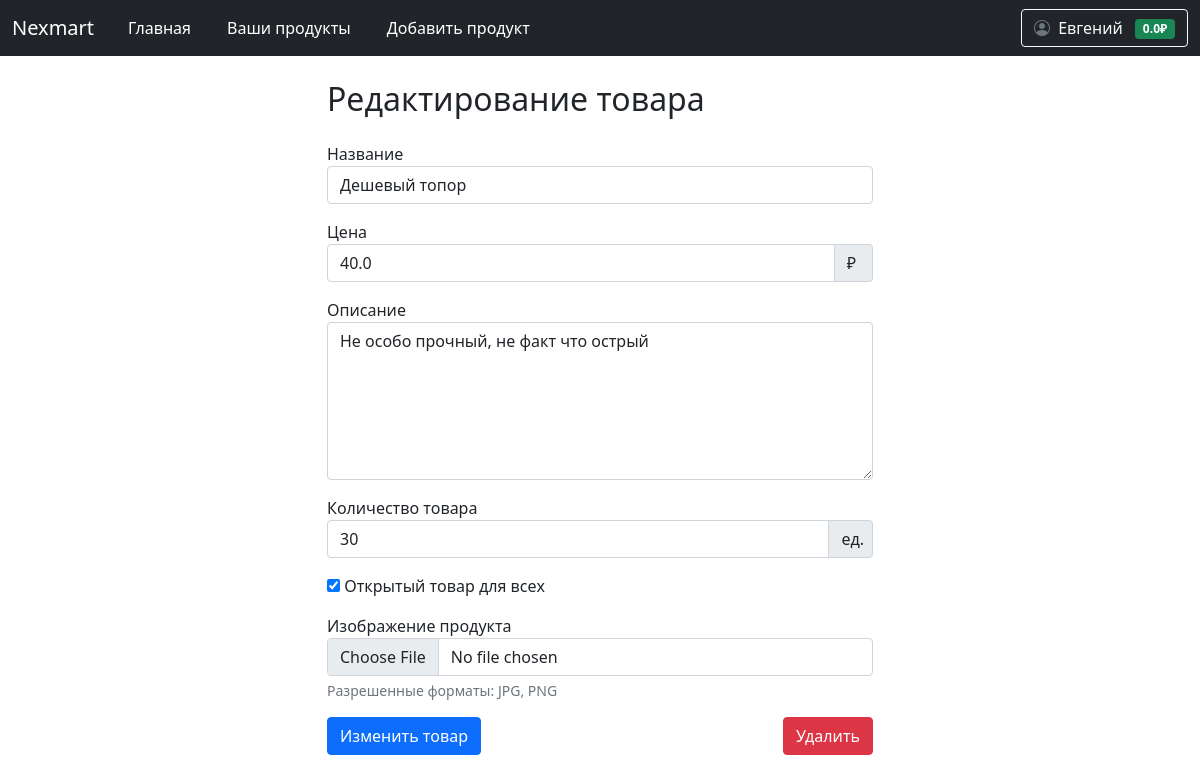
The app's page /user/products/edit/5 (signed in) with its own data.
### data/user.py (models this page shows, shortened)
class User(SqlAlchemyBase, UserMixin):
    __tablename__ = 'users'
    id = Column(Integer, primary_key=True, autoincrement=True)
    email = Column(String, unique=True, nullable=False)
    hashed_password = Column(String, nullable=False)
    surname = Column(String, nullable=False)
    name = Column(String, nullable=False)
    modified_date = Column(DateTime)
    balance = Column(Float, default=0.0, nullable=False)
    products = relationship("Product", back_populates="user")

### data/product.py (models this page shows)
class Product(SqlAlchemyBase):
    __tablename__ = 'products'
    id = sqlalchemy.Column(sqlalchemy.Integer, primary_key=True, autoincrement=True)
    name = sqlalchemy.Column(sqlalchemy.String, nullable=False)
    price = sqlalchemy.Column(sqlalchemy.Float, nullable=False)
    description = sqlalchemy.Column(sqlalchemy.Text)
    created_date = sqlalchemy.Column(sqlalchemy.DateTime, default=datetime.datetime.now)
    open = sqlalchemy.Column(sqlalchemy.Boolean)  # открыт ли продукт для общего доступа
    amount_available = sqlalchemy.Column(sqlalchemy.Integer)  # сколько есть продукта для продажи
    amount_sell = sqlalchemy.Column(sqlalchemy.Integer)  # сколько продано для статистики
    image = sqlalchemy.Column(sqlalchemy.String)
    user_id = sqlalchemy.Column(sqlalchemy.Integer, sqlalchemy.ForeignKey('users.id'))
    user = sqlalchemy.orm.relationship('User', back_populates='products')

### main.py (the view, shortened to what this page needs)
@app.route('/user/products/edit/<int:product_id>', methods=['GET', "POST"])
@login_required
def edit_product(product_id):
    form = ProductForm()
    db_sess = db_session.create_session()
    product = db_sess.query(Product).filter(and_(Product.id == product_id, Product.user_id == current_user.id)).first()
    if not product:
        abort(404)
    if request.method == 'GET':
        form.name.data = product.name
        form.price.data = product.price
        form.description.data = product.description
        form.amount_available.data = product.amount_available
        form.open.data = product.open
        form.submit.label.text = 'Изменить товар'
    return render_template('add_product.html', form=form, title_text='Редактирование товара', product_id=product_id)

### form/product.py
class ProductForm(FlaskForm):
    name = StringField('Название', validators=[DataRequired()])
    price = FloatField('Цена', validators=[
        InputRequired(message="Введите корректное число"),
        NumberRange(min=0, message="Цена должна быть положительным числом")
    ])
    description = TextAreaField('Описание')
    image = FileField('Изображение продукта', validators=[FileAllowed(['jpg', 'png', 'jpeg'])])
    amount_available = IntegerField('Количество товара')
    open = BooleanField('Открытый товар для всех', default=False)
    submit = SubmitField('Добавить товар')

### data/db_session.py (called while the page is built)
def create_session() -> Session:
    global __factory
    return __factory()

### main.py (called while the page is built)
@login_manager.user_loader
def load_user(user_id):
    db_sess = db_session.create_session()
    return db_sess.query(User).get(user_id)

### templates/add_product.html (shortened to what this page needs)
{% extends 'base.html' %}
{% block content %}
<div class="row">
    <div class="col-md-6 mx-auto">
        <h2 class="mb-4">{{ title_text }}</h2>
        <form method="POST" enctype="multipart/form-data">
            <div class="mb-3">
                {{ form.name.label }}
                {{ form.name(class="form-control") }}
            </div>
            <div class="mb-3">
                {{ form.price.label }}
                <div class="input-group">
                    {{ form.price(class="form-control") }}
                    <span class="input-group-text pe-3">₽</span>
                </div>
            </div>
            <div class="mb-3">
                {{ form.description.label }}
                {{ form.description(class="form-control", rows=6) }}
            </div>
            <div class="mb-3">
                {{ form.amount_available.label }}
                <div class="input-group">
                    {{ form.amount_available(class="form-control") }}
                    <span class="input-group-text pe-2">ед.</span>
                </div>
            </div>
            <p>{{ form.open() }} {{ form.open.label }}</p>
            <div class="mb-3">
                {{ form.image.label }}
                {{ form.image(class="form-control") }}
                <div class="form-text">Разрешенные форматы: JPG, PNG</div>
            </div>
            <div class="d-flex justify-content-between align-items-center mt-3">
                {{ form.submit(class="btn btn-primary") }}
                <a class="btn btn-danger" href="/user/product/delete/{{product_id}}">Удалить</a>
            </div>
        </form>
    </div>
</div>
{% endblock %}

### templates/base.html (shortened to what this page needs)
<!doctype html>
<html lang="ru">
<head>
                    <link href="https://cdn.jsdelivr.net/npm/bootstrap@5.0.2/dist/css/bootstrap.min.css" rel="stylesheet">
                    <link rel="stylesheet" href="https://cdn.jsdelivr.net/npm/bootstrap-icons@1.8.1/font/bootstrap-icons.css">
    <link rel="stylesheet" href="{{ url_for('static', filename='css/style.css') }}">
    <link rel="stylesheet" href="https://cdnjs.cloudflare.com/ajax/libs/font-awesome/6.5.1/css/all.min.css">
    <link rel="stylesheet" href="{{ url_for('static', filename='css/auth_styles.css') }}">
</head>
<body>
<header>
    <nav class="navbar navbar-expand-md navbar-dark bg-dark" aria-label="Fourth navbar example">
        <div class="container-fluid">
          <a class="navbar-brand" href="#">Nexmart</a>
          <div class="collapse navbar-collapse" id="navbarsExample04">
            <ul class="navbar-nav me-auto mb-2 mb-md-0">
              <li class="nav-item">
                <a class="nav-link active" aria-current="page" href="/">Главная</a>
              </li>
                {% if not current_user.is_authenticated %}
                <li class="nav-item">
                <a class="nav-link active" aria-current="page" href="/register"></a>
              </li>
                <li class="nav-item">
                <a class="nav-link active" aria-current="page" href="/login"></a>
              </li>
                {% else %}
                <li class="nav-item">
                <a class="nav-link active" href="/user/products">Ваши продукты</a>
              </li>
                <li class="nav-item">
                <a class="nav-link active" href="/user/products/add">Добавить продукт</a>
              </li>
                {% endif %}
            </ul>
            {% if current_user.is_authenticated %}
            <div class="d-flex align-items-center">
              <div class="dropdown">
                <button class="btn btn-outline-light dropdown-toggle" type="button" id="profileDropdown" data-bs-toggle="dropdown" aria-expanded="false">
                  <i class="bi bi-person-circle me-1"></i>
                  {{ current_user.name }}
                  <span class="badge bg-success ms-2">{{ current_user.balance }}₽</span>
                </button>
              </div>
            </div>
            {% else %}
            <div class="d-flex">
              <a href="/login" class="btn btn-outline-light me-2">Войти</a>
              <a href="/register" class="btn btn-success">Регистрация</a>
            </div>
            {% endif %}
          </div>
        </div>
      </nav>
</header>
<div class="container mt-4">
    {% block content %}{% endblock %}
</div>
</body>
</html>

### static/css/style.css (style rules this page uses)
.navbar-nav .nav-link { position: relative; transition: all 0.5s ease; margin: 0 10px; }
.navbar-nav .nav-link::after { content: ''; position: absolute; width: 0; height: 2px; bottom: 0; left: 50%; background-color: #90caf9; transition: all 0.3s ease; }
.dropdown-toggle { position: relative; transition: all 0.3s ease; }
.badge.bg-success { transition: all 0.3s ease; }
.bi-person-circle { color: #6c757d; transition: all 0.3s ease; }
.form-control { border-radius: 0.25rem; border: 1px solid #ced4da; transition: all 0.3s ease; }
.btn { position: relative; overflow: hidden; }
.btn::after { content: ''; position: absolute; top: 50%; left: 50%; width: 5px; height: 5px; background: rgba(255, 255, 255, 0.3); opacity: 0; border-radius: 50%; transform: scale(1, 1) translate(-50%, -50%); transform-origin: 50% 50%; }

### records on screen
User: name "Евгений", balance "0.0"
Product: name "Дешевый топор", price "40.0", description "Не особо прочный, не факт что острый", amount_available "30", open "☑"

### other values on screen
{{ title_text }} "Редактирование товара"
